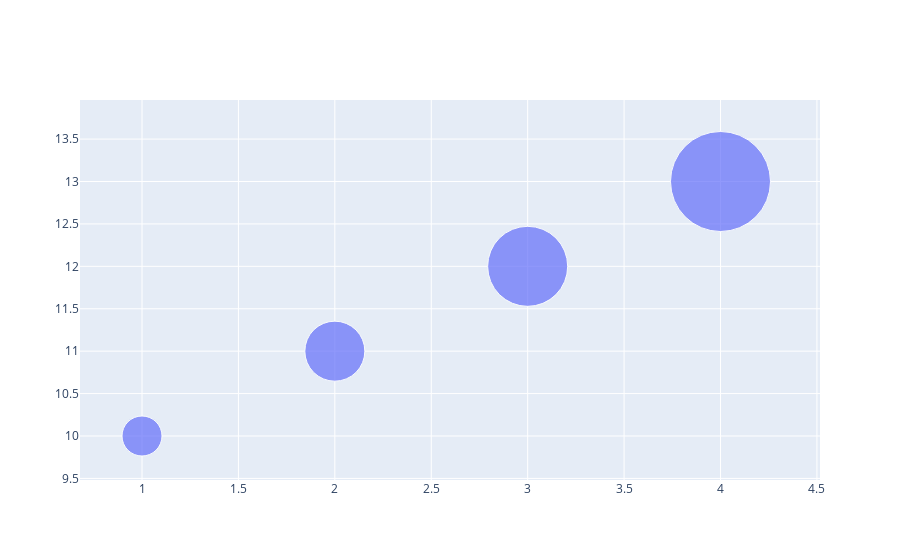

The cell this chart's notebook holds for it:
### Markdown cell above
### Bubble chart


This is an example of a bubble chart in Python using plotly.

### Code cell
trace0 = go.Scatter(
    x=[1, 2, 3, 4],
    y=[10, 11, 12, 13],
    mode='markers',
    marker=dict(
        size=[40, 60, 80, 100],
    )
)

data = [trace0]
iplot(data)

### Figure 1 — Plotly figure (JSON) as saved in the notebook; plotly's stock layout.template omitted (floating-point values rounded to 4 significant figures)
{"data": [{"marker": {"size": [40, 60, 80, 100]}, "mode": "markers", "type": "scatter", "x": [1, 2, 3, 4], "y": [10, 11, 12, 13]}], "layout": {}}
